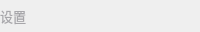
       <widget class="QWidget" name="titleBarWidget" native="true">
        <property name="minimumSize">
         <size>
          <width>0</width>
          <height>32</height>
         </size>
        </property>
        <property name="maximumSize">
         <size>
          <width>16777215</width>
          <height>32</height>
         </size>
        </property>
        <property name="styleSheet">
         <string notr="true">QWidget#titleBarWidget{background:white;}</string>
        </property>
        <layout class="QGridLayout" name="topWidgetGridLayout">
         <property name="leftMargin">
          <number>0</number>
         </property>
         <property name="topMargin">
          <number>0</number>
         </property>
         <property name="rightMargin">
          <number>0</number>
         </property>
         <property name="bottomMargin">
          <number>0</number>
         </property>
         <property name="spacing">
          <number>0</number>
         </property>
         <item row="0" column="0">
          <layout class="QHBoxLayout" name="titleBarLayout">
           <property name="leftMargin">
            <number>0</number>
           </property>
           <property name="topMargin">
            <number>0</number>
           </property>
           <property name="rightMargin">
            <number>0</number>
           </property>
           <item>
            <widget class="QLabel" name="programNameLabel">
             <property name="font">
              <font>
               <family>黑体</family>
               <pointsize>10</pointsize>
               <bold>false</bold>
              </font>
             </property>
             <property name="styleSheet">
              <string notr="true">color: rgb(167, 166, 170);</string>
             </property>
             <property name="text">
              <string>设置</string>
             </property>
             <property name="scaledContents">
              <bool>true</bool>
             </property>
             <property name="alignment">
              <set>Qt::AlignCenter</set>
             </property>
             <property name="margin">
              <number>5</number>
             </property>
            </widget>
           </item>
           <item>
            <spacer name="titleBarLayoutSpacerR">
             <property name="orientation">
              <enum>Qt::Horizontal</enum>
             </property>
             <property name="sizeHint" stdset="0">
              <size>
               <width>40</width>
               <height>20</height>
              </size>
             </property>
            </spacer>
           </item>
           <item>
            <widget class="QPushButton" name="minimizeButton">
             <property name="minimumSize">
              <size>
               <width>31</width>
               <height>31</height>
              </size>
             </property>
             <property name="maximumSize">
              <size>
               <width>31</width>
               <height>31</height>
              </size>
             </property>
             <property name="cursor">
              <cursorShape>PointingHandCursor</cursorShape>
             </property>
             <property name="toolTip">
              <string>最小化</string>
             </property>
             <property name="styleSheet">
              <string notr="true">QPushButton{border:0px;
background:transparent;}
QPushButton:hover{border:0px;
background:transparent;background-color:#e2e2e2;}</string>
             </property>
             <property name="text">
              <string/>
             </property>
             <property name="icon">
              <iconset resource="../../qrc/custom/custom.qrc">
               <normaloff>:/custom/icons/minimize.png</normaloff>:/custom/icons/minimize.png</iconset>
             </property>
            </widget>
           </item>
           <item>
            <widget class="QPushButton" name="closeButton">
             <property name="minimumSize">
              <size>
               <width>31</width>
               <height>31</height>
              </size>
             </property>
             <property name="maximumSize">
              <size>
               <width>31</width>
               <height>31</height>
              </size>
             </property>
             <property name="font">
              <font>
               <family>Microsoft YaHei UI</family>
               <stylestrategy>PreferAntialias</stylestrategy>
              </font>
             </property>
             <property name="cursor">
              <cursorShape>PointingHandCursor</cursorShape>
             </property>
             <property name="toolTip">
              <string>关闭</string>
             </property>
             <property name="styleSheet">
              <string notr="true">QPushButton{border:0px;
background:transparent;}
QPushButton:hover{border:0px;
background:transparent;background-color:#fb7373;}</string>
             </property>
             <property name="text">
              <string/>
             </property>
             <property name="icon">
              <iconset resource="../../qrc/custom/custom.qrc">
               <normaloff>:/custom/icons/close.png</normaloff>:/custom/icons/close.png</iconset>
             </property>
            </widget>
           </item>
          </layout>
         </item>
        </layout>
       </widget>
